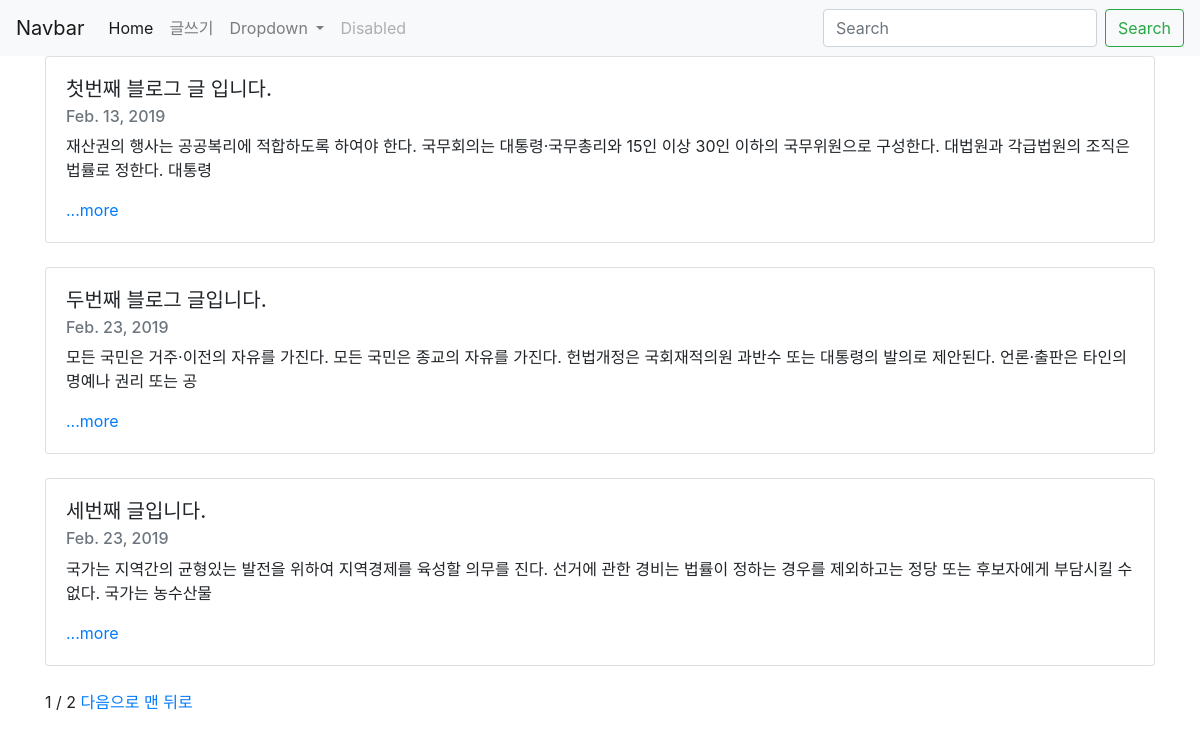
The page / on the database its author committed.
### blog/models.py (models this page shows, shortened)
class Blog(models.Model):
    title = models.CharField(max_length = 200)
    pub_date = models.DateField('date published')
    body = models.TextField()
    def summary(self):
        return self.body[:100]

### blog/views.py (the view)
# urls.py: path('',blog.views.home, name = 'home'),
def home(request):
    blogs = Blog.objects
    blog_list = Blog.objects.all()
    paginator = Paginator(blog_list, 3)
    page = request.GET.get('page')
    posts = paginator.get_page(page)
    return render(request,'home.html', {'blogs': blogs, 'posts':posts})

### blog/templates/home.html (shortened to what this page needs)
{% extends 'base.html' %}
{% block content %}
    <div class="container">
        {% for blog in posts %}
        <div class="card">
            <div class="card-body">
                <h5 class="card-title">{{blog.title}}</h5>
                <h6 class="card-subtitle mb-2 text-muted">{{blog.pub_date}}</h6>
                <p class="card-text">{{blog.summary}}</p>
                <a href="{%url 'detail' blog.id%}" class="card-link">...more</a>
            </div>
        </div>
        <br>
        {%endfor%}
        <span>{{posts.number}}</span>
        <span>/</span>
        <span>{{posts.paginator.num_pages}}</span>
        {% if posts.has_next %}
        <a href="?page={{posts.next_page_number}}">다음으로</a>
        <a href="?page={{posts.paginator.num_pages}}">맨 뒤로</a>
        {% endif %}
    </div>
{% endblock %}

### blog/templates/base.html (shortened to what this page needs)
<!DOCTYPE html>
<html lang="en">
<head>
    <link rel="stylesheet" href="https://maxcdn.bootstrapcdn.com/bootstrap/4.0.0-beta/css/bootstrap.min.css">
</head>
<body>
    <nav class="navbar navbar-expand-lg navbar-light bg-light">
        <a class="navbar-brand" href="#">Navbar</a>
        <div class="collapse navbar-collapse" id="navbarSupportedContent">
            <ul class="navbar-nav mr-auto">
                <li class="nav-item active">
                    <a class="nav-link" href="{% url 'home'%}">Home <span class="sr-only">(current)</span></a>
                </li>
                <li class="nav-item">
                    <a class="nav-link" href="{%url 'new'%}">글쓰기</a>
                </li>
                <li class="nav-item dropdown">
                    <a class="nav-link dropdown-toggle" href="#" id="navbarDropdown" role="button" data-toggle="dropdown" aria-haspopup="true" aria-expanded="false">
                        Dropdown
                    </a>
                </li>
                <li class="nav-item">
                    <a class="nav-link disabled" href="#">Disabled</a>
                </li>
            </ul>
            <form class="form-inline my-2 my-lg-0">
                <input class="form-control mr-sm-2" type="search" placeholder="Search" aria-label="Search">
                <button class="btn btn-outline-success my-2 my-sm-0" type="submit">Search</button>
            </form>
        </div>
    </nav>
    {% block content %}
    {% endblock %}
</body>
</html>

### rows shown on the page
Blog: title "첫번째 블로그 글 입니다.", pub_date "Feb. 13, 2019", summary "재산권의 행사는 공공복리에 적합하도록 하여야 한다. 국무회의는 대통령·국무총리와 15인 이상 30인 이하의 국무위원으로 구성한다. 대법원과 각급법원의 조직은 법률로 정한다. 대통령"
Blog: title "두번째 블로그 글입니다.", pub_date "Feb. 23, 2019", summary "모든 국민은 거주·이전의 자유를 가진다. 모든 국민은 종교의 자유를 가진다. 헌법개정은 국회재적의원 과반수 또는 대통령의 발의로 제안된다. 언론·출판은 타인의 명예나 권리 또는 공"
Blog: title "세번째 글입니다.", pub_date "Feb. 23, 2019", summary "국가는 지역간의 균형있는 발전을 위하여 지역경제를 육성할 의무를 진다. 선거에 관한 경비는 법률이 정하는 경우를 제외하고는 정당 또는 후보자에게 부담시킬 수 없다. 국가는 농수산물"

### other values the page prints
{{ posts.number }} "1"
{{ posts.paginator.num_pages }} "2"
